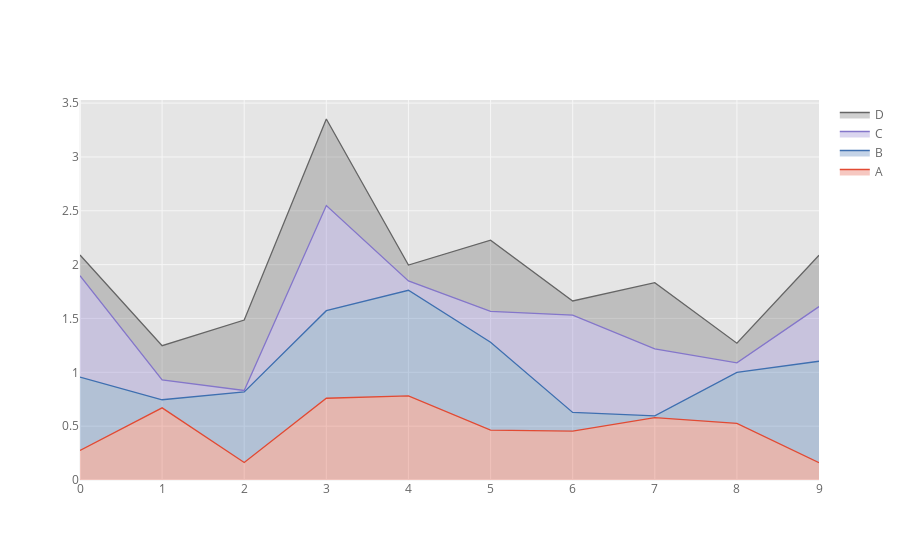

Notebook code cell kept with this figure:
### Code cell
df.iplot(kind='area', fill=True)

### Figure 1 — Plotly figure (JSON) as saved in the notebook; plotly's stock layout.template omitted (floating-point values rounded to 4 significant figures)
{"data": [{"fill": "tonexty", "fillcolor": "rgba(226, 74, 51, 0.3)", "line": {"color": "rgba(226, 74, 51, 1.0)", "dash": "solid", "shape": "linear", "width": 1.3}, "mode": "lines", "name": "A", "text": "", "type": "scatter", "x": [0, 1, 2, 3, 4, 5, 6, 7, 8, 9], "y": [0.275, 0.67, 0.1623, 0.7591, 0.7807, 0.4637, 0.4536, 0.5784, 0.5252, 0.1607]}, {"fill": "tonexty", "fillcolor": "rgba(62, 111, 176, 0.3)", "line": {"color": "rgba(62, 111, 176, 1.0)", "dash": "solid", "shape": "linear", "width": 1.3}, "mode": "lines", "name": "B", "text": "", "type": "scatter", "x": [0, 1, 2, 3, 4, 5, 6, 7, 8, 9], "y": [0.9554, 0.7451, 0.8187, 1.572, 1.762, 1.279, 0.6278, 0.595, 0.9992, 1.103]}, {"fill": "tonexty", "fillcolor": "rgba(132, 118, 202, 0.3)", "line": {"color": "rgba(132, 118, 202, 1.0)", "dash": "solid", "shape": "linear", "width": 1.3}, "mode": "lines", "name": "C", "text": "", "type": "scatter", "x": [0, 1, 2, 3, 4, 5, 6, 7, 8, 9], "y": [1.898, 0.9296, 0.8314, 2.548, 1.848, 1.565, 1.531, 1.218, 1.088, 1.61]}, {"fill": "tonexty", "fillcolor": "rgba(101, 101, 101, 0.3)", "line": {"color": "rgba(101, 101, 101, 1.0)", "dash": "solid", "shape": "linear", "width": 1.3}, "mode": "lines", "name": "D", "text": "", "type": "scatter", "x": [0, 1, 2, 3, 4, 5, 6, 7, 8, 9], "y": [2.089, 1.247, 1.485, 3.352, 1.996, 2.228, 1.663, 1.832, 1.27, 2.088]}], "layout": {"legend": {"bgcolor": "#FFFFFF", "font": {"color": "#666666"}}, "paper_bgcolor": "#FFFFFF", "plot_bgcolor": "#E5E5E5", "title": {"font": {"color": "#151516"}}, "xaxis": {"gridcolor": "#F6F6F6", "showgrid": true, "tickfont": {"color": "#666666"}, "title": {"font": {"color": "#666666"}, "text": ""}, "zerolinecolor": "#F6F6F6"}, "yaxis": {"gridcolor": "#F6F6F6", "showgrid": true, "tickfont": {"color": "#666666"}, "title": {"font": {"color": "#666666"}, "text": ""}, "zerolinecolor": "#F6F6F6"}}}
